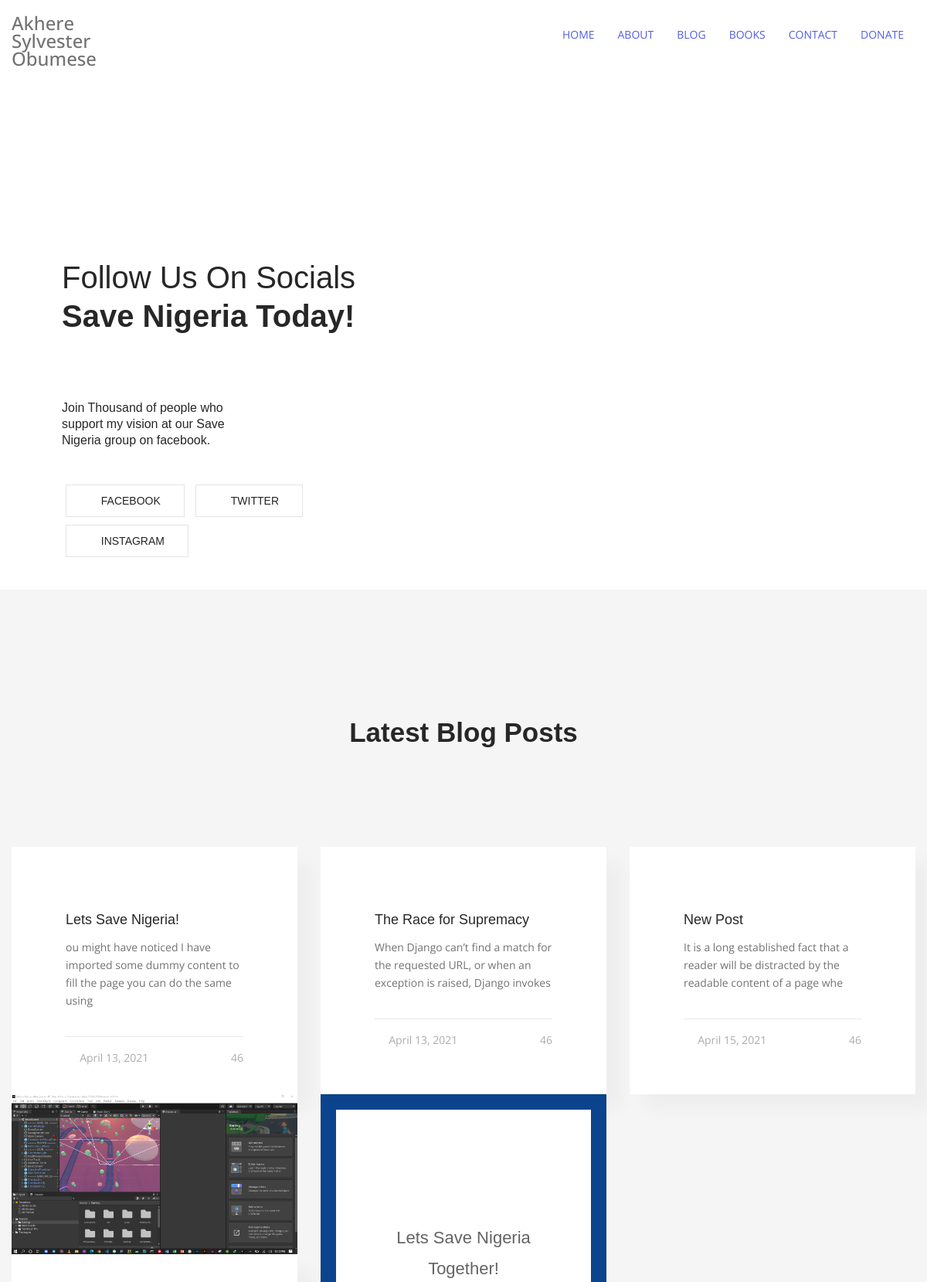
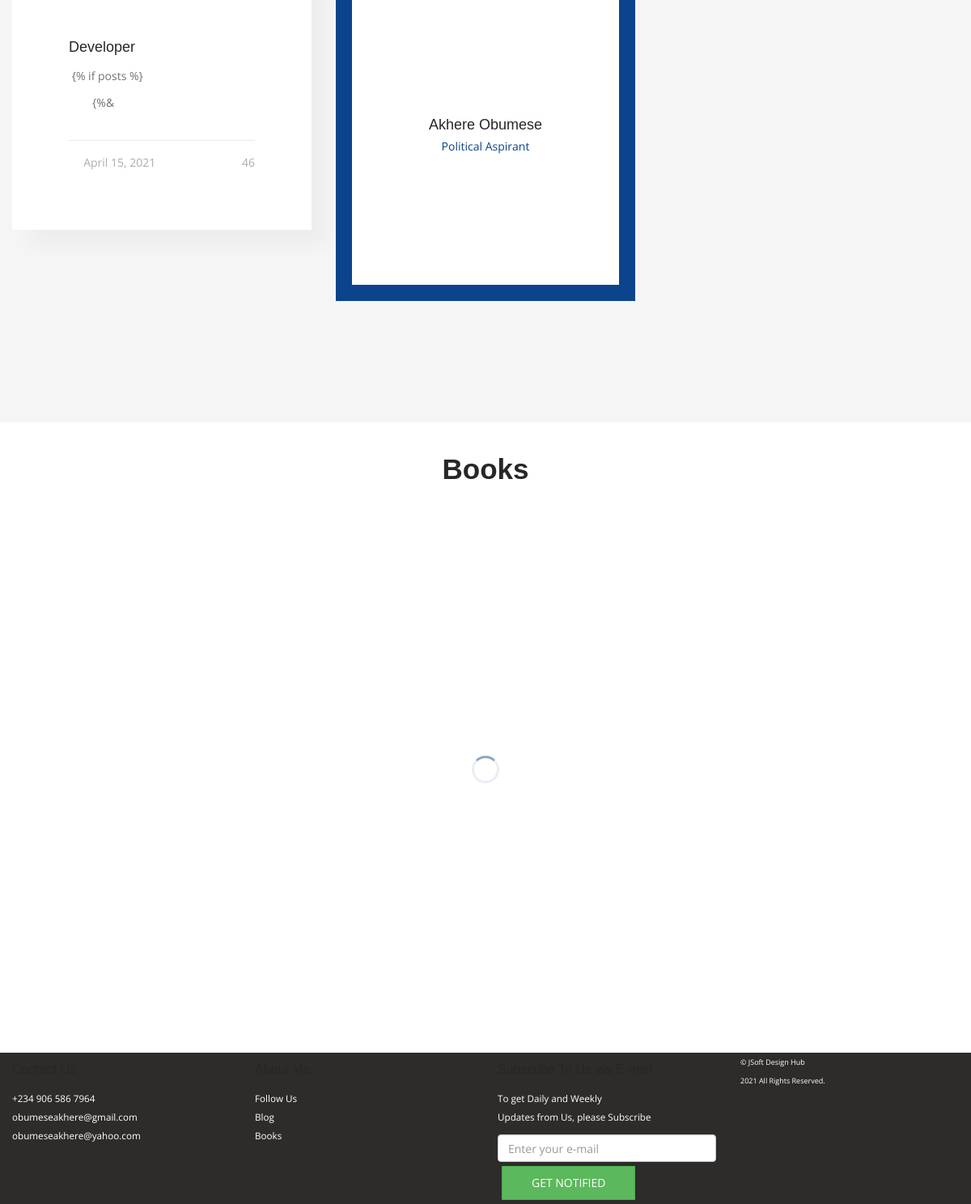
The page / on the database its author committed (2 pictures, top to bottom).
### main/models.py (models this page shows)
class Blog(models.Model):
    title = models.CharField(max_length=100, unique=True)
    slug = models.SlugField(max_length=100, unique=True)
    body = models.TextField(blank=True, null=True)
    fimage = models.ImageField(upload_to="uploaded/")
    posted = models.DateField(db_index=True, auto_now_add=True)

### main/views.py (the view)
# urls.py: path('', views.index, name='index'),
def index (request):
    posts = Blog.objects.all()
    books = Books.objects.all()
    return render(request, 'main/index.html', {
        'posts': posts,
        'books': books
    })

### main/templates/main/index.html (shortened to what this page needs)
{% load static %}
<!doctype html>
<html lang="en">
  <head>
    <link rel="stylesheet" type="text/css" href=" {% static 'assets/js/bootstrap/bootstrap.min.css' %} ">
<link rel="stylesheet" href=" {% static 'assets/js/megamenu/stylesheets/screen.css' %}">
<link rel="stylesheet" href=" {% static 'assets/css/theme-default.css' %}" type="text/css">
<link rel="stylesheet" href=" {% static 'assets/js/loaders/stylesheets/screen.css' %}">
<link rel="stylesheet" href=" {% static 'assets/css/corporate.css' %} " type="text/css">
<link rel="stylesheet" href=" {% static 'assets/fonts/font-awesome/css/font-awesome.min.css' %}" type="text/css">
<link rel="stylesheet" type="text/css" href=" {% static 'assets/fonts/Simple-Line-Icons-Webfont/simple-line-icons.css' %}" media="screen" />
<link rel="stylesheet" href=" {% static 'assets/fonts/et-line-font/et-line-font.css' %} ">
<link rel="stylesheet" type="text/css" href=" {% static 'assets/js/revolution-slider/css/settings.css' %}">
<link rel="stylesheet" type="text/css" href=" {% static 'assets/js/revolution-slider/css/layers.css' %}">
<link rel="stylesheet" type="text/css" href=" {% static 'assets/js/revolution-slider/css/navigation.css' %}">
<link rel="stylesheet" href=" {% static 'assets/js/parallax/main.css' %}">
<link rel="stylesheet" type="text/css" href=" {% static 'assets/js/cubeportfolio/cubeportfolio.min.css' %} ">
<link href=" {% static 'assets/js/owl-carousel/owl.carousel.css' %}" rel="stylesheet">
<link href=" {% static 'assets/js/owl-carousel/owl.theme.css' %} " rel="stylesheet">
<link href=" {% static 'assets/js/tabs/css/responsive-tabs.css' %}" rel="stylesheet" type="text/css" media="all" />
<link rel="stylesheet" href=" {% static 'assets/fonts/pe-icon-7-stroke/css/pe-icon-7-stroke.css' %} ">
<link rel="stylesheet" href=" {% static 'assets/js/ytplayer/ytplayer.css' %}" />
<link href=" {% static 'assets/js/accordion/css/smk-accordion.css' %}" rel="stylesheet">
<link rel="stylesheet" href=" {% static 'assets/js/magnific-popup/magnific-popup.css'%} ">
<link rel="stylesheet" href=" {% static 'assets/fonts/pe-icon-7-stroke/css/pe-icon-7-stroke.css'%} ">
  </head>
  <body>
<div class="wrapper-boxed ">
    <div class="site-wrapper">
        <div class="col-md-12 nopadding">
            <div class="header-section style1 pin-style">
              <div class="container">
                 <div class="mod-menu">
                    <div class="row">
                    <div class="col-sm-2"> <a href="index.html "  class="logo rehh style-2 title font-weight-5"> Akhere Sylvester Obumese </a> </div>
                    <div class="col-sm-10">
                    <div class="main-nav">
                  <div id="menu" class="collapse">
                    <ul class="nav navbar-nav ">
                      <li class="mega-menu active">  <a href="./">Home</a> </li>
                          <li class="active"> <a href="./about">About</a></li>
                          <li class="active"> <a href="./blog">Blog</a></li>
                          <li class="active"> <a href="./books">Books</a></li>
                          <li class="active"> <a href="#contact">Contact</a></li>
                          <li class="active"> <a href="https://paystack.com/pay/3vj0voubfe">Donate</a></li>
                    </ul>
                  </div>
                </div>
              </div>
            </div>
          </div>
              </div>
            </div>
        </div>
    </div>
</div>
<section class="sec-tpadding-2">
    <div class="container">
      <div class="row slide-controls-2">
        <div class="col-md-6"> <img src=" {% static 'assets/img/akhere 7.png' %} " alt="" class="img-responsive"/> </div>
        <div class="col-md-6">
        </div>
      </div>
    </div>
  </section>
<br>
<section class="sec-tpadding-2">
  <div class="container">
      <div class="col-md-6">
        <div id="owl-demo7" class=" owl-theme">
              <div class="ce-feature-box-77 text-left">
                 <div class="col-sm-12 nopadding">
                <div class="sec-title-container less-padding-3 text-left">
                  <h1 class="font-weight-3 less-mar-1 line-height-5">Follow Us On Socials<br/>
                   <span class="font-weight-6"> Save Nigeria Today!</span> </h1>
                </div>
              </div>
              <div class="clearfix"></div>
                <br/>
                <h6 class="raleway">Join Thousand of people who<br> support my vision at our Save<br> Nigeria
                  group on facebook.
                <br/>
                <br/>
                <br/>
                <a class="btn btn-red btn-border border-1x light btn-medium uppercase" href="https://www.facebook.com/groups/217504811994152/"><i class="fa fa-facebook" aria-hidden="true"></i>  Facebook</a>
                <a class="btn btn-red btn-border border-1x light btn-medium uppercase" href="https://twitter.com/ObumeseAkhere?s=08"><i class="fa fa-twitter" aria-hidden="true"></i>  Twitter</a>
                <a class="btn btn-white btn-border border-1x light btn-medium uppercase" href="https://instagram.com/akhereobumese?igshid=1wk0jlx523f49"><i class="fa fa-instagram" aria-hidden="true"></i>  Instagram</a>
              <br>
                </h6></div>
        </div>
      </div>
      <div class="col-md-6"> <img src=" {% static 'assets/img/2.jpeg' %} " alt="" class="img-responsive"/> </div>
    </div>
</section>
<br>
<section class="section-side-image section-light sec-padding clearfix">
    <div class="img-holder col-md-12 col-sm-12 pull-left">
    </div>
    <div class="container">
     <div class="row">
<div class="col-sm-12">
          <div class="sec-title-container text-center">
            <h2 class="font-weight-6 less-mar-1 line-height-5">Latest Blog Posts<br/>
              </h2>
          </div>
        </div>
        {% if posts %}
        {% for post in posts %}
        <div class="col-md-4 col-sm-6 col-xs-12">
          <div class="ce-feature-box-34 margin-bottom">
            <div class="ce-post-img">  <img src="{{ post.fimage.url }}" alt="" class="img-responsive"/> </div>
            <div class="text-box">
              <h5 class="less-mar-1 title"><a href="{% url 'view_post' post.slug %}">{{ post.title }}</a></h5>
             <p>{{ post.body | slice:100 | safe }}</p>
             <div class="date-info-box">
             <div class="box-left">
             <i class="fa fa-calendar" aria-hidden="true"></i>&nbsp;
             {{post.posted}}
             </div>
             <div class="box-right">
             <i class="fa fa-comments-o" aria-hidden="true"></i>&nbsp; 46
             </div>
             </div>
            </div>
          </div>
        </div>
        {% endfor %}
        {% else %}
        <p>There are no posts.</p>
        {% endif %}
        <div class="col-md-4 col-sm-6 col-xs-12">
          <div class="ce-feature-box-62">
          <div class="inner-box text-center">
           <div class="quote-icon"><i class="fa fa-quote-left" aria-hidden="true"></i></div>
          <h4 class="qtext">Lets Save Nigeria Together!</h4>
          <div class="imgbox-small round center overflow-hidden"><img src=" {% static 'assets/img/8.jpg' %} " alt="" class="img-responsive"/></div>
          <h5 class="less-mar-1">Akhere Obumese</h5>
          <p class="text-primary">Political Aspirant</p>
          <br/>
          </div>
          </div>
        </div>
      </div>
    </div>
  </section>
   <br>
   <section class="sec-bpadding-2">
    <div class="container">
      <div class="row">
     <div class="col-sm-12">
          <div class="sec-title-container text-center">
            <h2 class="font-weight-6 less-mar-1 line-height-5">Books<br/>
              </h2>
          </div>
        </div>
        <div class="clearfix"></div>
          <br/>
        <div>
          <div id="js-grid-mosaic-flat" class="cbp cbp-l-grid-mosaic-flat">
            </div>
        </div>
      </div>
    </div>
  </section>
<footer class="container-fluid ft">
    <div class="row py-5">
        <div class="col-lg-3">
            <h6 id="contact">Contact Us</h6>
            <p>+234 906 586 7964<br>
            obumeseakhere@gmail.com<br>
            obumeseakhere@yahoo.com</p>
        </div>
        <div class="col-lg-3">
            <h6>About Me</h6>
            <p>Follow Us<br>
            Blog<br>
        Books</p>
        </div>
        <div class="col-lg-3">
            <h6>Subscribe To Us via E-mail</h6>
            <p>To get Daily and Weekly<br>
            Updates from Us, please Subscribe</p>
            <input type="email" placeholder="Enter your e-mail" class="form-control" id="exampleInputEmail1" aria-describedby="emailHelp">
				<button class="btn btn-success mt-1">GET NOTIFIED</button>
        </div>
        <div class="col-lg-3 mb-1">
            <p style="font-size: xx-small;">&copy;  JSoft Design Hub <br>2021 All Rights Reserved.</p>
        </div>
    </div>
</footer>
  </body>
</html>

### static/assets/js/megamenu/stylesheets/screen.css (style rules this page uses)
*:focus, button:focus, input:focus, *, input, button, *:active, input:active, button:active, .bootstrap-select .btn:focus, option { outline: none !important; outline: 0px !important; }
.header-section { font-family: 'Open Sans', sans-serif; background-color: #020203; padding-top: 5px; }
.header-section .container { max-width: 1200px; width: auto; }
.header-section .logo { display: inline-block; margin-top: 18px; }
.header-section .logo.style-2 { margin-top: 18px; }
.header-section .row { position: static; }
.header-section .row > * { position: static; }
.header-section .mod-menu { position: relative; z-index: 999; }
.header-section ul { list-style: none; padding: 0px; margin: 0 0 0 10px; }
.header-section ul li { text-transform: uppercase; position: relative; }
.header-section ul li a { color: #fff; background: none !important; padding: 30px 15px; text-decoration: none !important; }
.header-section ul li.active > a { color: #505ee2; }
.header-section ul li.mega-menu { position: static; }
.header-section #menu { float: right; }
.header-section .main-nav .nav { float: none; }
.header-section.style1 { position:relative; background-color:transparent; border-bottom:1px solid rgba(255, 255, 255, 0.2); }
.header-section.style1 ul li a { padding: 35px 15px; }
@media only screen and (min-width: 1001px) { .header-section { top: 0px; left: 0px; width: 100%; z-index: 999; padding-top:0px; padding-bottom:0px; } }
@media only screen and (min-width: 1001px) { .header-section.pin-style .mod-menu { border: none !important; } }
@media only screen and (min-width: 1001px) { .header-section ul li:hover > a, .header-section ul li.active > a { color: #505ee2; } }
@media only screen and (min-width: 1001px) { #menu { display: block; } }

### main/templates/main/index.html (style rules this page uses)
.ft { background-color:rgb(46, 43, 43); color: white; font-size: smaller; }
.rehh { font-size: x-large; font-weight: 500; width: fit-content; }

### rows shown on the page
Blog: title "Lets Save Nigeria!", body "ou might have noticed I have imported some dummy content to fill the page you can do the same using", posted "April 13, 2021"
Blog: title "The Race for Supremacy", body "When Django can’t find a match for the requested URL, or when an exception is raised, Django invokes", posted "April 13, 2021"
Blog: title "New Post", body "It is a long established fact that a reader will be distracted by the readable content of a page whe", posted "April 15, 2021"
Blog: fimage (picture), title "Developer", body "{% if posts %} {%&", posted "April 15, 2021"
